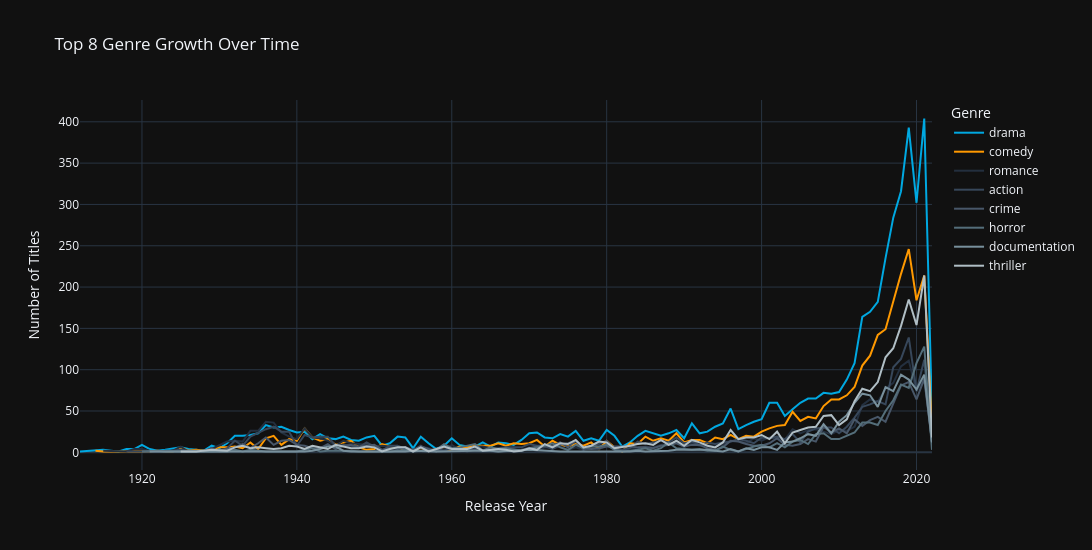

Notebook source saved alongside this figure:
### Code cell
# Genre growth over time: top 8 genres
top_8_genres = genre_counts.head(8).index.tolist()
genre_year = genre_exploded[genre_exploded['genres_list'].isin(top_8_genres)].groupby(
    ['release_year', 'genres_list']
).size().reset_index(name='count')

fig = px.line(
    genre_year, x='release_year', y='count', color='genres_list',
    title='Top 8 Genre Growth Over Time',
    labels={'count': 'Number of Titles', 'release_year': 'Release Year', 'genres_list': 'Genre'},
    template='plotly_dark',
    color_discrete_sequence=AMAZON_COLORS
)
fig.update_layout(width=1100, height=550, hovermode='x unified')
fig.show()
try:
    fig.write_image('../images/genre_growth.png', scale=2)
except Exception:
    pass  # kaleido not available

### Figure 1 — Plotly figure (JSON) as saved in the notebook; plotly's stock layout.template omitted (floating-point values rounded to 4 significant figures)
{"data": [{"hovertemplate": "Genre=drama<br>Release Year=%{x}<br>Number of Titles=%{y}<extra></extra>", "legendgroup": "drama", "line": {"color": "#00A8E1", "dash": "solid"}, "marker": {"symbol": "circle"}, "mode": "lines", "name": "drama", "orientation": "v", "showlegend": true, "type": "scatter", "x": [1912, 1915, 1916, 1917, 1918, 1919, 1920, 1921, 1922, 1923, 1925, 1926, 1927, 1928, 1929, 1930, 1931, 1932, 1933, 1934, 1935, 1936, 1937, 1938, 1939, 1940, 1941, 1942, 1943, 1944, 1945, 1946, 1947, 1948, 1949, 1950, 1951, 1952, 1953, 1954, 1955, 1956, 1957, 1958, 1959, 1960, 1961, 1962, 1963, 1964, 1965, 1966, 1967, 1968, 1969, 1970, 1971, 1972, 1973, 1974, 1975, 1976, 1977, 1978, 1979, 1980, 1981, 1982, 1983, 1984, 1985, 1986, 1987, 1988, 1989, 1990, 1991, 1992, 1993, 1994, 1995, 1996, 1997, 1998, 1999, 2000, 2001, 2002, 2003, 2004, 2005, 2006, 2007, 2008, 2009, 2010, 2011, 2012, 2013, 2014, 2015, 2016, 2017, 2018, 2019, 2020, 2021, 2022], "xaxis": "x", "y": [1, 3, 2, 1, 4, 4, 9, 4, 2, 3, 6, 4, 3, 2, 8, 5, 11, 20, 20, 21, 23, 33, 30, 31, 27, 24, 25, 16, 22, 17, 16, 19, 15, 14, 18, 20, 8, 11, 19, 18, 5, 19, 11, 4, 8, 17, 9, 7, 7, 12, 7, 12, 11, 9, 15, 23, 24, 18, 17, 22, 19, 26, 14, 17, 14, 27, 20, 7, 12, 20, 26, 23, 20, 23, 27, 17, 35, 23, 25, 31, 35, 53, 28, 33, 37, 40, 60, 60, 44, 52, 60, 65, 65, 72, 71, 73, 88, 108, 164, 170, 182, 235, 284, 316, 393, 302, 404, 46], "yaxis": "y"}, {"hovertemplate": "Genre=comedy<br>Release Year=%{x}<br>Number of Titles=%{y}<extra></extra>", "legendgroup": "comedy", "line": {"color": "#FF9900", "dash": "solid"}, "marker": {"symbol": "circle"}, "mode": "lines", "name": "comedy", "orientation": "v", "showlegend": true, "type": "scatter", "x": [1914, 1915, 1918, 1919, 1920, 1921, 1922, 1923, 1924, 1925, 1926, 1927, 1928, 1929, 1930, 1931, 1932, 1933, 1934, 1935, 1936, 1937, 1938, 1939, 1940, 1941, 1942, 1943, 1944, 1945, 1946, 1947, 1948, 1949, 1950, 1951, 1952, 1953, 1954, 1955, 1956, 1957, 1958, 1959, 1960, 1961, 1962, 1963, 1964, 1965, 1966, 1967, 1968, 1969, 1970, 1971, 1972, 1973, 1974, 1975, 1976, 1977, 1978, 1979, 1980, 1981, 1982, 1983, 1984, 1985, 1986, 1987, 1988, 1989, 1990, 1991, 1992, 1993, 1994, 1995, 1996, 1997, 1998, 1999, 2000, 2001, 2002, 2003, 2004, 2005, 2006, 2007, 2008, 2009, 2010, 2011, 2012, 2013, 2014, 2015, 2016, 2017, 2018, 2019, 2020, 2021, 2022], "xaxis": "x", "y": [2, 1, 1, 1, 1, 1, 2, 1, 1, 6, 2, 3, 2, 4, 6, 6, 7, 5, 12, 4, 17, 20, 9, 16, 14, 29, 18, 14, 16, 9, 12, 14, 6, 3, 4, 10, 7, 7, 2, 2, 2, 3, 3, 3, 3, 7, 6, 8, 8, 8, 11, 8, 11, 10, 11, 15, 7, 14, 9, 7, 10, 8, 12, 4, 14, 6, 1, 11, 10, 19, 14, 17, 14, 23, 12, 15, 15, 11, 18, 16, 21, 16, 20, 19, 25, 29, 32, 33, 49, 38, 43, 41, 56, 64, 64, 69, 79, 105, 117, 142, 149, 184, 216, 246, 184, 214, 31], "yaxis": "y"}, {"hovertemplate": "Genre=romance<br>Release Year=%{x}<br>Number of Titles=%{y}<extra></extra>", "legendgroup": "romance", "line": {"color": "#232F3E", "dash": "solid"}, "marker": {"symbol": "circle"}, "mode": "lines", "name": "romance", "orientation": "v", "showlegend": true, "type": "scatter", "x": [1915, 1918, 1919, 1920, 1921, 1922, 1923, 1924, 1925, 1926, 1927, 1928, 1929, 1930, 1931, 1932, 1933, 1934, 1935, 1936, 1937, 1938, 1939, 1940, 1941, 1942, 1943, 1944, 1945, 1946, 1947, 1948, 1949, 1950, 1951, 1952, 1953, 1954, 1955, 1956, 1957, 1958, 1959, 1960, 1961, 1962, 1963, 1964, 1965, 1966, 1967, 1968, 1969, 1970, 1971, 1972, 1973, 1974, 1975, 1976, 1977, 1978, 1979, 1980, 1981, 1982, 1983, 1984, 1985, 1986, 1987, 1988, 1989, 1990, 1991, 1992, 1993, 1994, 1995, 1996, 1997, 1998, 1999, 2000, 2001, 2002, 2003, 2004, 2005, 2006, 2007, 2008, 2009, 2010, 2011, 2012, 2013, 2014, 2015, 2016, 2017, 2018, 2019, 2020, 2021, 2022], "xaxis": "x", "y": [2, 1, 4, 4, 2, 1, 2, 2, 7, 1, 1, 2, 4, 9, 13, 14, 13, 26, 26, 37, 36, 24, 19, 16, 29, 18, 17, 14, 8, 14, 11, 10, 9, 7, 8, 7, 8, 4, 3, 7, 5, 2, 3, 9, 3, 3, 7, 7, 5, 4, 2, 4, 2, 6, 1, 6, 5, 7, 3, 6, 3, 5, 4, 8, 4, 2, 5, 5, 7, 6, 9, 10, 12, 6, 11, 8, 9, 7, 9, 13, 14, 11, 17, 14, 18, 16, 15, 28, 23, 27, 28, 25, 22, 27, 26, 31, 57, 64, 61, 77, 84, 104, 111, 74, 89, 15], "yaxis": "y"}, {"hovertemplate": "Genre=action<br>Release Year=%{x}<br>Number of Titles=%{y}<extra></extra>", "legendgroup": "action", "line": {"color": "#37475A", "dash": "solid"}, "marker": {"symbol": "circle"}, "mode": "lines", "name": "action", "orientation": "v", "showlegend": true, "type": "scatter", "x": [1918, 1920, 1923, 1925, 1926, 1928, 1929, 1930, 1931, 1932, 1933, 1934, 1935, 1936, 1937, 1938, 1939, 1940, 1941, 1942, 1943, 1944, 1945, 1946, 1947, 1948, 1949, 1950, 1951, 1952, 1953, 1954, 1955, 1956, 1957, 1958, 1959, 1960, 1961, 1962, 1963, 1964, 1965, 1966, 1967, 1968, 1969, 1970, 1971, 1972, 1973, 1974, 1975, 1976, 1977, 1978, 1979, 1980, 1981, 1982, 1983, 1984, 1985, 1986, 1987, 1988, 1989, 1990, 1991, 1992, 1993, 1994, 1995, 1996, 1997, 1998, 1999, 2000, 2001, 2002, 2003, 2004, 2005, 2006, 2007, 2008, 2009, 2010, 2011, 2012, 2013, 2014, 2015, 2016, 2017, 2018, 2019, 2020, 2021, 2022], "xaxis": "x", "y": [1, 1, 1, 3, 2, 2, 1, 2, 5, 14, 8, 19, 24, 28, 31, 25, 25, 8, 21, 18, 19, 19, 8, 9, 8, 6, 12, 7, 2, 8, 8, 4, 2, 8, 2, 4, 2, 5, 3, 1, 4, 3, 3, 5, 6, 6, 6, 10, 8, 8, 4, 9, 11, 14, 3, 8, 10, 14, 4, 3, 5, 13, 10, 12, 14, 12, 18, 11, 13, 9, 12, 10, 12, 13, 16, 14, 11, 18, 17, 19, 16, 22, 12, 25, 29, 30, 30, 23, 31, 42, 55, 58, 62, 58, 103, 113, 139, 74, 112, 12], "yaxis": "y"}, {"hovertemplate": "Genre=crime<br>Release Year=%{x}<br>Number of Titles=%{y}<extra></extra>", "legendgroup": "crime", "line": {"color": "#485769", "dash": "solid"}, "marker": {"symbol": "circle"}, "mode": "lines", "name": "crime", "orientation": "v", "showlegend": true, "type": "scatter", "x": [1920, 1922, 1923, 1928, 1929, 1930, 1931, 1932, 1933, 1934, 1935, 1936, 1937, 1938, 1939, 1940, 1941, 1942, 1943, 1944, 1945, 1946, 1947, 1948, 1949, 1950, 1951, 1952, 1953, 1954, 1955, 1956, 1957, 1958, 1959, 1960, 1961, 1963, 1964, 1965, 1966, 1967, 1968, 1969, 1970, 1971, 1972, 1973, 1974, 1975, 1976, 1977, 1978, 1979, 1980, 1981, 1983, 1984, 1985, 1986, 1987, 1988, 1989, 1990, 1991, 1992, 1993, 1994, 1995, 1996, 1997, 1998, 1999, 2000, 2001, 2002, 2003, 2004, 2005, 2006, 2007, 2008, 2009, 2010, 2011, 2012, 2013, 2014, 2015, 2016, 2017, 2018, 2019, 2020, 2021, 2022], "xaxis": "x", "y": [1, 1, 1, 1, 5, 1, 4, 6, 10, 5, 11, 18, 9, 14, 15, 9, 8, 5, 5, 10, 4, 8, 9, 7, 8, 9, 3, 5, 4, 6, 3, 7, 4, 1, 7, 3, 4, 3, 2, 2, 1, 2, 2, 3, 5, 7, 7, 8, 12, 6, 14, 5, 4, 5, 7, 7, 7, 6, 6, 5, 8, 9, 11, 7, 9, 9, 5, 3, 6, 14, 13, 10, 8, 8, 11, 17, 9, 8, 10, 16, 13, 31, 24, 29, 23, 40, 32, 39, 43, 37, 60, 81, 85, 64, 89, 12], "yaxis": "y"}, {"hovertemplate": "Genre=horror<br>Release Year=%{x}<br>Number of Titles=%{y}<extra></extra>", "legendgroup": "horror", "line": {"color": "#546E7A", "dash": "solid"}, "marker": {"symbol": "circle"}, "mode": "lines", "name": "horror", "orientation": "v", "showlegend": true, "type": "scatter", "x": [1920, 1922, 1923, 1925, 1927, 1931, 1932, 1933, 1934, 1935, 1936, 1939, 1940, 1941, 1942, 1943, 1944, 1945, 1947, 1948, 1952, 1953, 1954, 1955, 1956, 1957, 1958, 1959, 1960, 1961, 1962, 1963, 1964, 1965, 1966, 1967, 1969, 1970, 1971, 1972, 1973, 1974, 1975, 1976, 1977, 1978, 1979, 1980, 1981, 1982, 1983, 1984, 1985, 1986, 1987, 1988, 1989, 1990, 1991, 1992, 1993, 1994, 1995, 1996, 1997, 1998, 1999, 2000, 2001, 2002, 2003, 2004, 2005, 2006, 2007, 2008, 2009, 2010, 2011, 2012, 2013, 2014, 2015, 2016, 2017, 2018, 2019, 2020, 2021, 2022], "xaxis": "x", "y": [1, 2, 1, 1, 1, 1, 3, 1, 3, 2, 1, 1, 1, 3, 5, 1, 2, 2, 2, 1, 1, 2, 3, 1, 2, 2, 3, 10, 5, 6, 8, 10, 2, 6, 4, 5, 2, 4, 6, 8, 11, 6, 3, 9, 5, 7, 7, 9, 3, 1, 2, 3, 5, 2, 5, 12, 5, 4, 3, 4, 2, 2, 7, 3, 1, 4, 7, 9, 6, 11, 6, 13, 15, 10, 22, 23, 16, 16, 20, 24, 36, 36, 33, 50, 63, 82, 78, 108, 128, 3], "yaxis": "y"}, {"hovertemplate": "Genre=documentation<br>Release Year=%{x}<br>Number of Titles=%{y}<extra></extra>", "legendgroup": "documentation", "line": {"color": "#78909C", "dash": "solid"}, "marker": {"symbol": "circle"}, "mode": "lines", "name": "documentation", "orientation": "v", "showlegend": true, "type": "scatter", "x": [1921, 1928, 1937, 1941, 1942, 1943, 1944, 1945, 1946, 1947, 1951, 1954, 1955, 1957, 1958, 1963, 1965, 1966, 1968, 1969, 1970, 1974, 1977, 1978, 1980, 1983, 1984, 1985, 1988, 1989, 1990, 1991, 1992, 1993, 1994, 1995, 1996, 1997, 1998, 1999, 2000, 2001, 2002, 2003, 2004, 2005, 2006, 2007, 2008, 2009, 2010, 2011, 2012, 2013, 2014, 2015, 2016, 2017, 2018, 2019, 2020, 2021, 2022], "xaxis": "x", "y": [1, 1, 1, 1, 2, 4, 7, 7, 2, 1, 1, 1, 2, 1, 1, 2, 2, 1, 2, 2, 3, 1, 1, 1, 1, 1, 2, 1, 2, 3, 3, 3, 3, 3, 2, 1, 4, 1, 5, 3, 6, 6, 3, 12, 13, 17, 22, 20, 34, 23, 37, 45, 60, 71, 69, 55, 79, 74, 94, 88, 76, 94, 12], "yaxis": "y"}, {"hovertemplate": "Genre=thriller<br>Release Year=%{x}<br>Number of Titles=%{y}<extra></extra>", "legendgroup": "thriller", "line": {"color": "#B0BEC5", "dash": "solid"}, "marker": {"symbol": "circle"}, "mode": "lines", "name": "thriller", "orientation": "v", "showlegend": true, "type": "scatter", "x": [1925, 1927, 1929, 1931, 1932, 1933, 1934, 1935, 1936, 1937, 1938, 1939, 1940, 1941, 1942, 1943, 1944, 1945, 1946, 1947, 1948, 1949, 1950, 1951, 1952, 1953, 1954, 1955, 1956, 1957, 1958, 1959, 1960, 1961, 1962, 1963, 1964, 1966, 1967, 1968, 1969, 1970, 1971, 1972, 1973, 1974, 1975, 1976, 1977, 1978, 1979, 1980, 1981, 1983, 1984, 1985, 1986, 1987, 1988, 1989, 1990, 1991, 1992, 1993, 1994, 1995, 1996, 1997, 1998, 1999, 2000, 2001, 2002, 2003, 2004, 2005, 2006, 2007, 2008, 2009, 2010, 2011, 2012, 2013, 2014, 2015, 2016, 2017, 2018, 2019, 2020, 2021, 2022], "xaxis": "x", "y": [1, 1, 3, 2, 6, 8, 5, 6, 5, 4, 5, 8, 7, 4, 8, 6, 4, 9, 7, 5, 5, 7, 6, 1, 4, 6, 6, 1, 6, 1, 4, 7, 4, 4, 4, 7, 2, 4, 3, 1, 2, 5, 3, 10, 6, 11, 10, 15, 6, 8, 13, 12, 5, 8, 10, 11, 9, 15, 9, 14, 8, 15, 12, 8, 6, 12, 27, 16, 18, 18, 21, 16, 25, 11, 24, 27, 30, 31, 44, 45, 33, 40, 62, 77, 74, 85, 115, 126, 153, 185, 154, 214, 18], "yaxis": "y"}], "layout": {"height": 550, "hovermode": "x unified", "legend": {"title": {"text": "Genre"}, "tracegroupgap": 0}, "title": {"text": "Top 8 Genre Growth Over Time"}, "width": 1100, "xaxis": {"anchor": "y", "domain": [0.0, 1.0], "title": {"text": "Release Year"}}, "yaxis": {"anchor": "x", "domain": [0.0, 1.0], "title": {"text": "Number of Titles"}}}}
